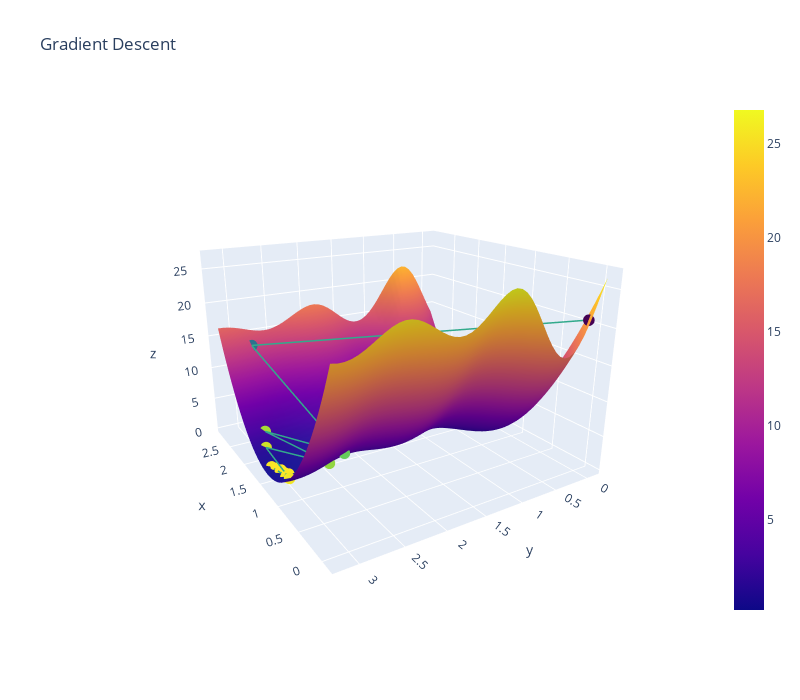

Here is the notebook cell this chart was saved with:
### Code cell
# Run me to see another 3D plot (stochastic gradient descent)
plot_3d(thetas_stoch[:, 0], thetas_stoch[:, 1], loss_stoch, average_squared_loss, sin_model, x, y)
